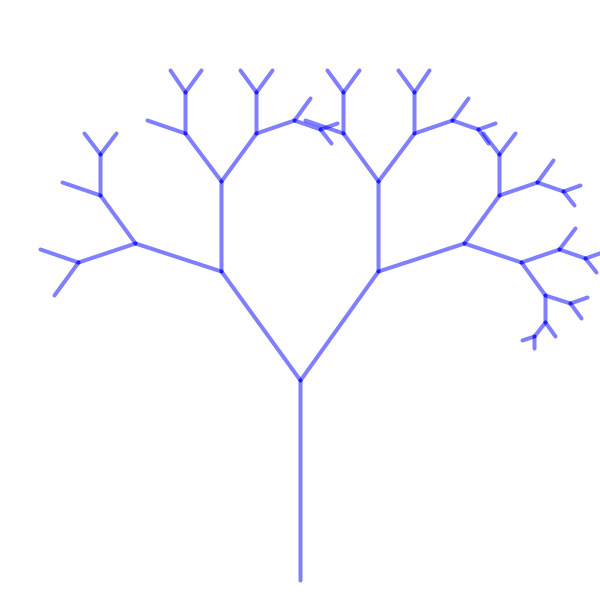
Frame 1 (no input)
Frame 60 (the mouse pressed at the canvas centre just before this capture): identical to frame 1, image omitted
Frame 120 (the mouse held since frame 60 and released just before this capture): identical to frame 1, image omitted

The Processing sketch that drew this single still picture (run headless with seeded random() and noise(); from frame 60 on, the mouse is pressed at the canvas centre):

// Processing sketch: FractalTree_5
// ── FractalTree_5.pde
FTree myTree ;

void setup()
{
  size(600,600);
  background(255);
  stroke(0,0,255,128);
  strokeWeight(2);
  
  myTree = new FTree(PI/5,4);
  myTree.show();
}

void draw()
{
}

// ── MyTree.pde
class FTree
{
  float angle;
  int levels ;  

  float len = height/3;

  float sX = width/2;
  float sY = height-20;

  float eX = width/2;
  float eY = sY - len;

  FTree(float angle, int levels)
  {
    this.angle =  angle;
    this.levels = levels;
  }

  void show()
  {
    strokeWeight(levels);
    stroke(0, 0, 255, 128);
    line(sX, sY, eX, eY);
    drawBranches(eX, eY, len, levels);
  }

  void drawBranches(float _eX, float _eY, float _len, int i)
  { 
    if (i>-3)
    {
      translate(_eX, _eY);
      if (i==levels)
      {
        rotate(-PI+angle);
      } else
      {
        rotate(angle);
      }
      line(0, 0, 0, _len*0.67);
      pushMatrix();
      drawBranches(0, _len*0.67,  _len*0.67,  --i);
      popMatrix();
      translate(0,0);
      rotate(-2*angle);
      line(0,0,0,_len*0.67);
      //ellipse(0,0,20,20);
      //ellipse(0,_len*0.67,20,20);
     
      pushMatrix();
      drawBranches(0, _len*0.67,  _len*0.67,  --i);
      popMatrix();
    }
  }
}//Class END
